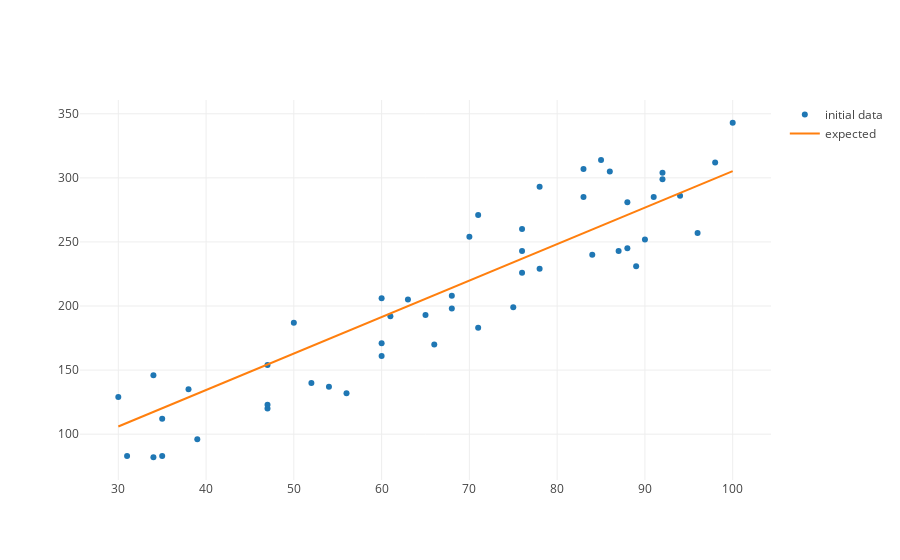

Here is the notebook cell this chart was saved with:
### Markdown cell above
And because we do not retrain our model -- we already did that -- we use the same model to predict the future amounts of customers.

### Code cell
data_trace = trace_values(new_temps, new_noisy_customers, name = 'initial data')

plot([data_trace, model_trace])

### Figure 1 — Plotly figure (JSON) as saved in the notebook; plotly's stock layout.template omitted (floating-point values rounded to 4 significant figures)
{"data": [{"mode": "markers", "name": "initial data", "text": [], "type": "scatter", "uid": "e58c4dc0-f16a-4512-8b60-c21abe22e3a9", "x": [34, 84, 91, 31, 56, 89, 92, 65, 50, 34, 96, 92, 71, 39, 61, 76, 35, 83, 47, 75, 78, 83, 66, 63, 88, 52, 68, 76, 47, 88, 60, 86, 78, 35, 30, 60, 47, 54, 68, 98, 76, 60, 70, 100, 87, 85, 90, 38, 71, 94], "y": [82, 240, 285, 83, 132, 231, 299, 193, 187, 146, 257, 304, 183, 96, 192, 260, 112, 285, 120, 199, 293, 307, 170, 205, 245, 140, 208, 243, 154, 281, 171, 305, 229, 83, 129, 206, 123, 137, 198, 312, 226, 161, 254, 343, 243, 314, 252, 135, 271, 286]}, {"mode": "lines", "name": "expected", "text": [], "type": "scatter", "uid": "4be6c472-60f7-4537-b6cf-ae674d3ab07b", "x": [30, 32, 33, 37, 38, 41, 41, 41, 43, 43, 49, 51, 52, 52, 54, 54, 57, 58, 60, 61, 61, 63, 63, 64, 65, 65, 66, 67, 67, 67, 68, 68, 69, 69, 73, 76, 77, 79, 80, 81, 82, 84, 90, 91, 94, 95, 96, 98, 100, 100], "y": [106.0, 111.7, 114.6, 125.9, 128.8, 137.3, 137.3, 137.3, 143.0, 143.0, 160.1, 165.8, 168.7, 168.7, 174.3, 174.3, 182.9, 185.7, 191.4, 194.3, 194.3, 200.0, 200.0, 202.8, 205.7, 205.7, 208.5, 211.4, 211.4, 211.4, 214.2, 214.2, 217.1, 217.1, 228.4, 237.0, 239.8, 245.5, 248.4, 251.2, 254.1, 259.8, 276.8, 279.7, 288.2, 291.1, 293.9, 299.6, 305.3, 305.3]}], "layout": {"autosize": true, "xaxis": {"autorange": true, "range": [25.52, 104.5], "type": "linear"}, "yaxis": {"autorange": true, "range": [62.88, 362.1], "type": "linear"}}}
